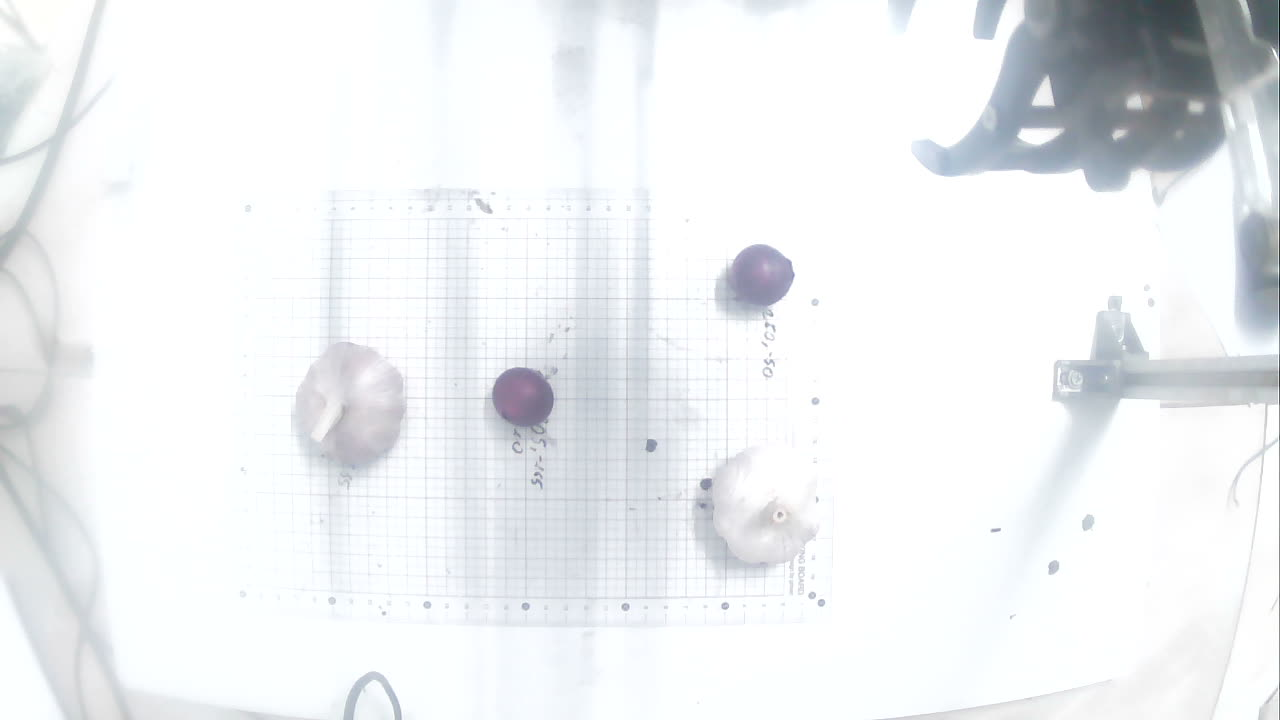
#> input picture robot/capture-1.jpg, 1280 x 720 px
$ python grid_overlay.py ../robot/capture-1.jpg
#> lines starting #> are read from the running program, lines starting #| are printed output that depends on the picture; after the words box and inside, x2 and y2 are one past the last pixel; in counts of white or black regions, pixels touching at a corner belong together
#> in main, img is the input picture: shape (720, 1280, 3); mean B, G, R 242.1, 240.2, 237.8
"""Draw a labeled pixel-coordinate grid over an image, to help estimate
bounding-box pixel coordinates by eye (used for manual dataset labeling since
locate-anything.cpp isn't usable here - see project owner discussion).

Usage:
    python tools/grid_overlay.py <image_path> [--spacing 40] [--out out.jpg]
"""
import argparse
from pathlib import Path

import cv2
import numpy as np


def draw_grid(img, spacing=40):
#> called with spacing = 40
    out = img.copy()
    h, w = out.shape[:2]
#> h = 720; w = 1280
    for x in range(0, w, spacing):
        color = (0, 200, 255) if x % (spacing * 5) == 0 else (60, 60, 60)
        cv2.line(out, (x, 0), (x, h), color, 1)
        if x % (spacing * 5) == 0:
            cv2.putText(out, str(x), (x + 2, 14), cv2.FONT_HERSHEY_SIMPLEX,
                        0.4, (0, 0, 255), 1, cv2.LINE_AA)
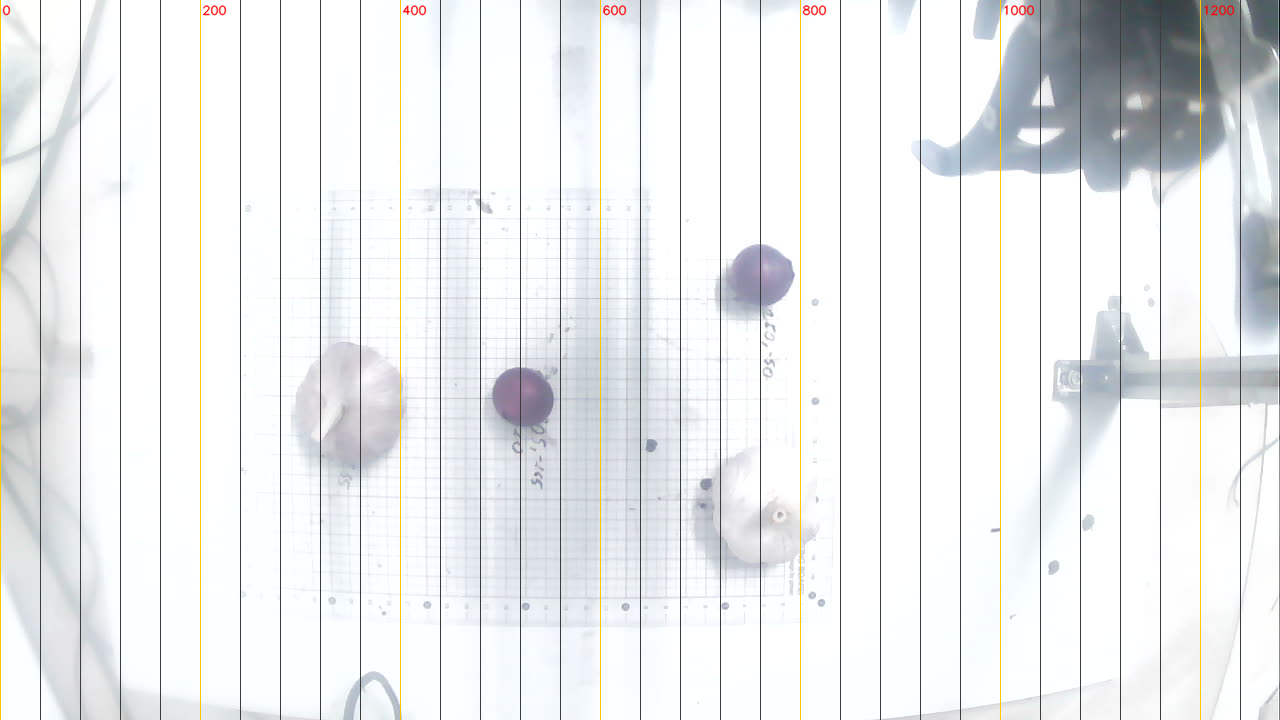
#> out: shape (720, 1280, 3); 2.64% of pixels changed, all inside (x1, y1, x2, y2) = (0, 0, 1241, 720)
    for y in range(0, h, spacing):
        color = (0, 200, 255) if y % (spacing * 5) == 0 else (60, 60, 60)
        cv2.line(out, (0, y), (w, y), color, 1)
        if y % (spacing * 5) == 0:
            cv2.putText(out, str(y), (2, y + 12), cv2.FONT_HERSHEY_SIMPLEX,
                        0.4, (0, 0, 255), 1, cv2.LINE_AA)
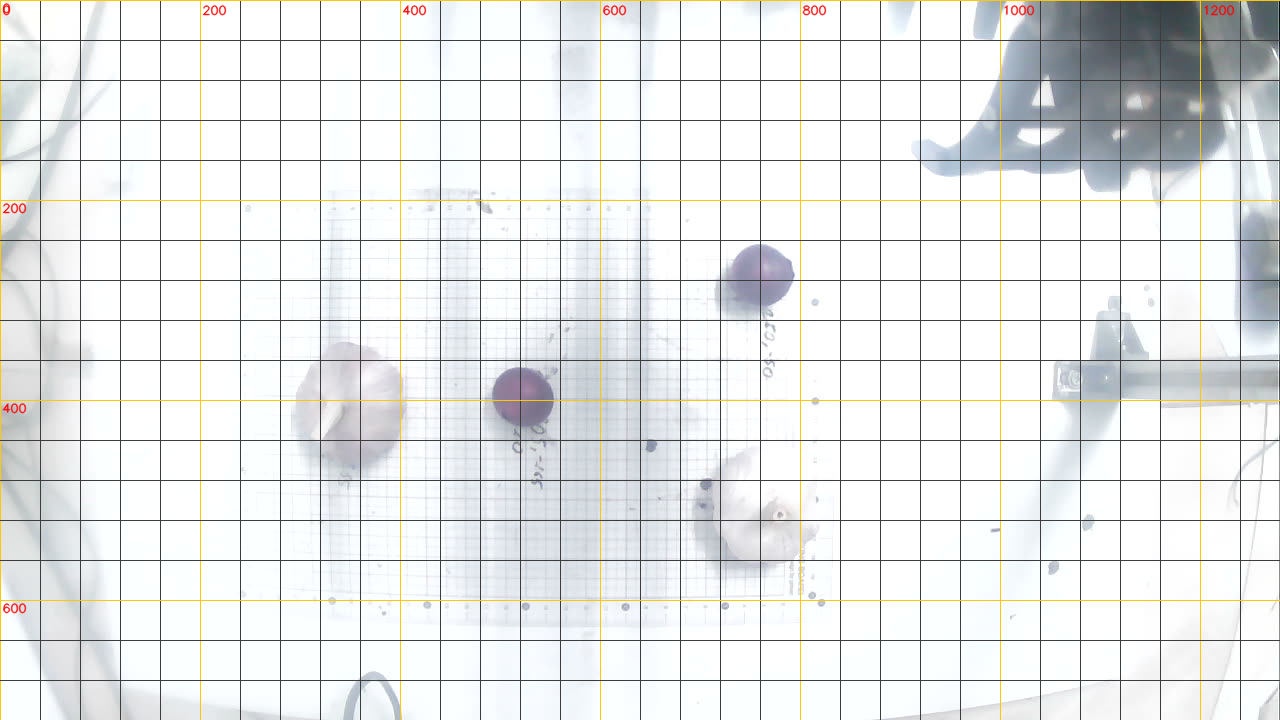
#> out: shape (720, 1280, 3); 2.53% of pixels changed, all inside (x1, y1, x2, y2) = (0, 0, 1280, 681)
    return out


def main():
    ap = argparse.ArgumentParser()
    ap.add_argument("image")
    ap.add_argument("--spacing", type=int, default=40)
    ap.add_argument("--out", default=None)
    args = ap.parse_args()

    img = cv2.imread(args.image)
    if img is None:
        raise SystemExit(f"cannot read {args.image}")
    gridded = draw_grid(img, args.spacing)
    out_path = args.out or str(Path(args.image).with_suffix(".grid.jpg"))
    cv2.imwrite(out_path, gridded)
    print(out_path)


if __name__ == "__main__":
    main()

$ run again, on robot/capture.jpg
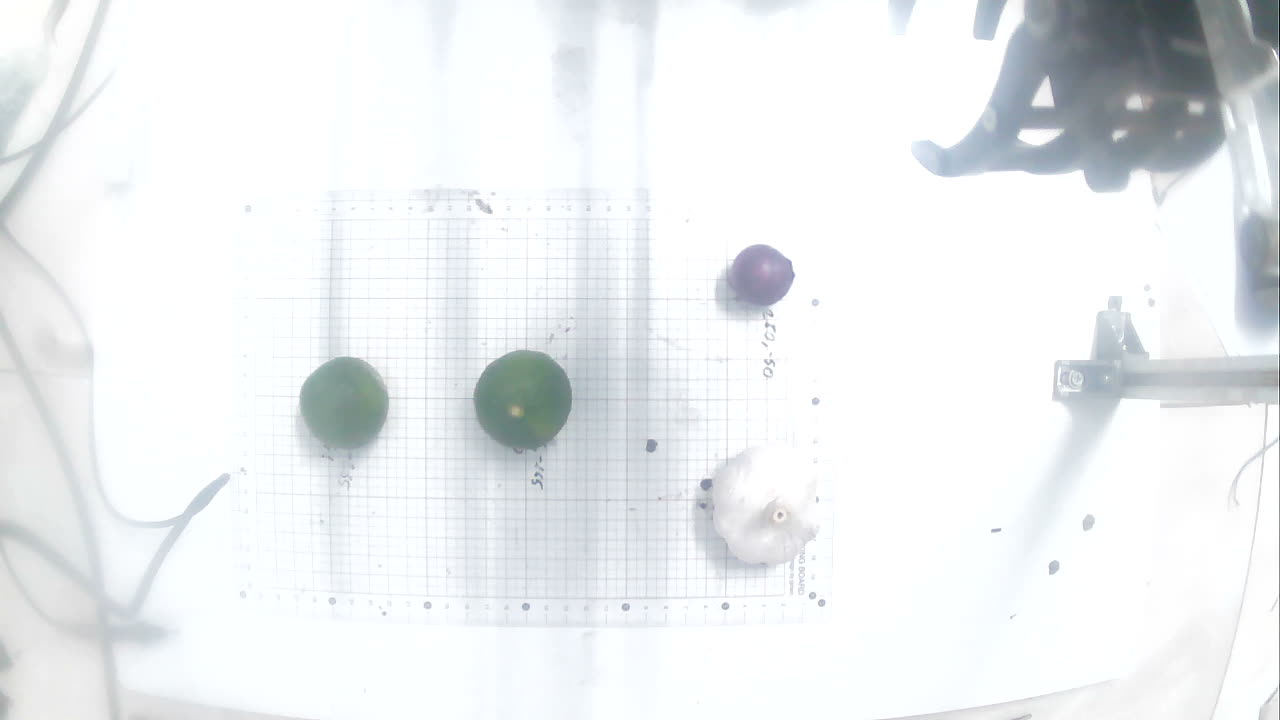
#> input picture robot/capture.jpg, 1280 x 720 px
#> in main, img is the input picture: shape (720, 1280, 3); mean B, G, R 240.4, 238.8, 235.9
#> after the loop in draw_grid, `for x in range(0, w, spacing):`:
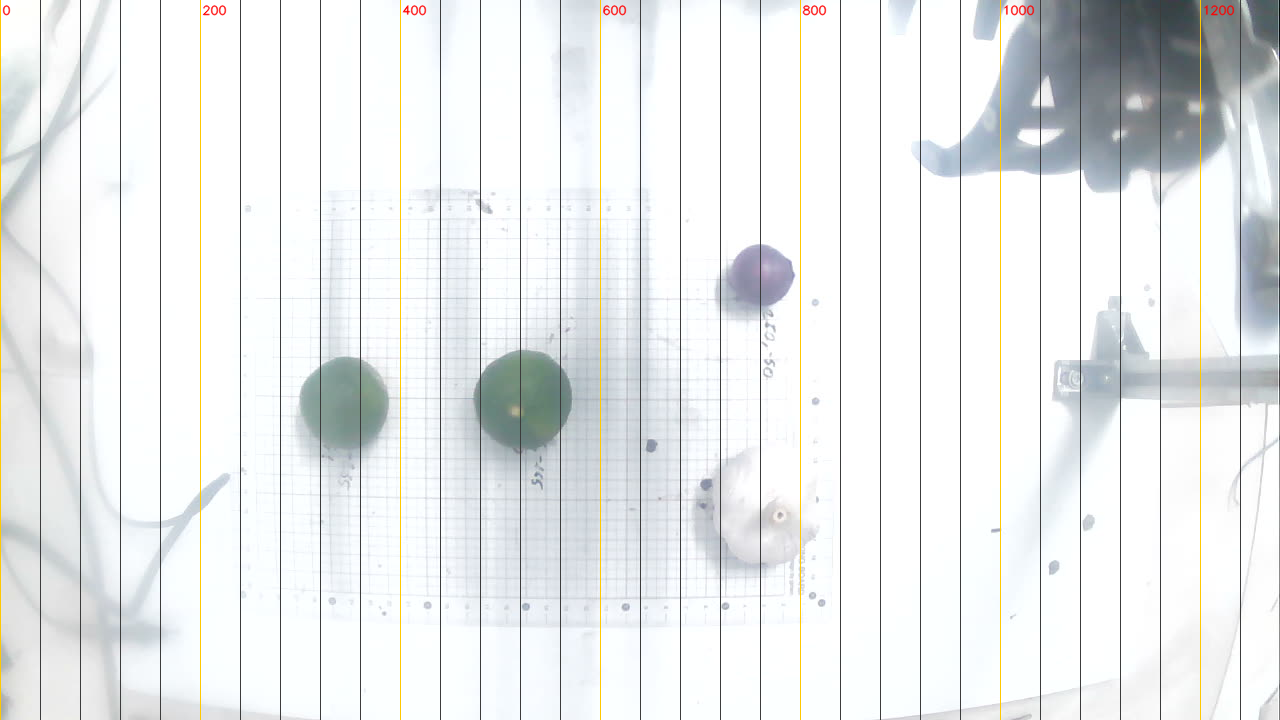
#> out: shape (720, 1280, 3); 2.64% of pixels changed, all inside (x1, y1, x2, y2) = (0, 0, 1241, 720)
#> after the loop in draw_grid, `for y in range(0, h, spacing):`:
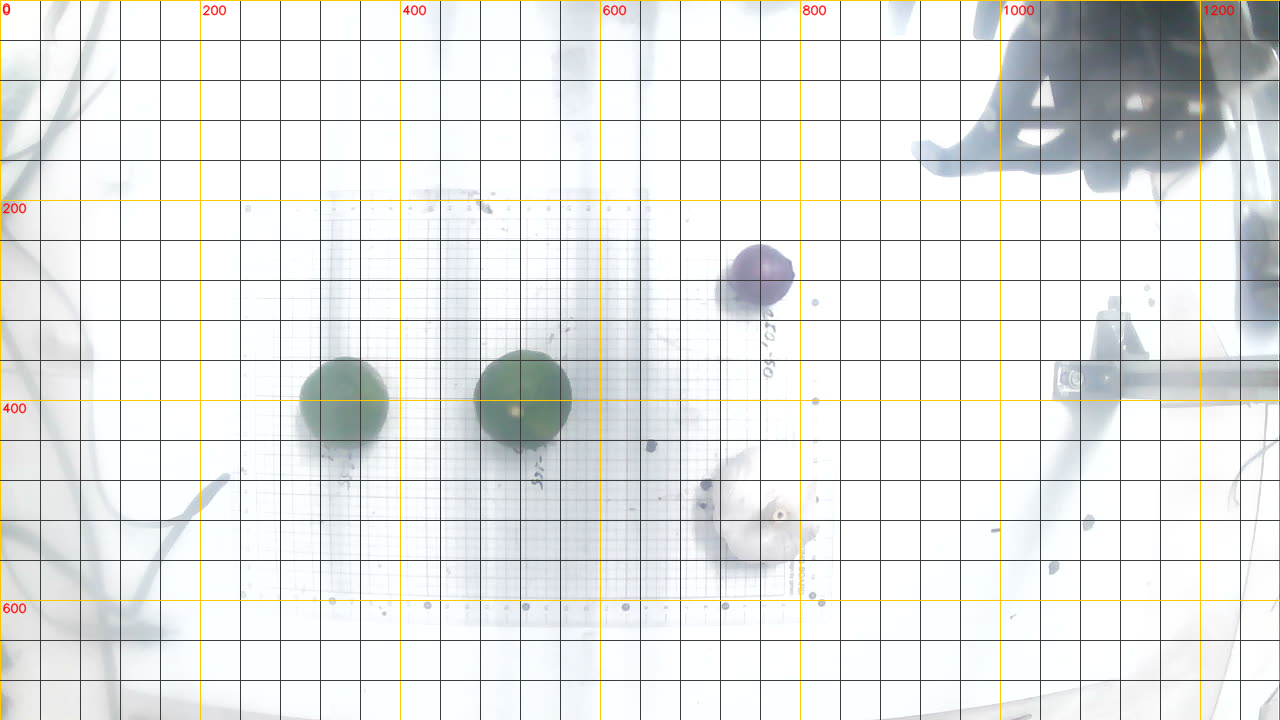
#> out: shape (720, 1280, 3); 2.53% of pixels changed, all inside (x1, y1, x2, y2) = (0, 0, 1280, 681)
